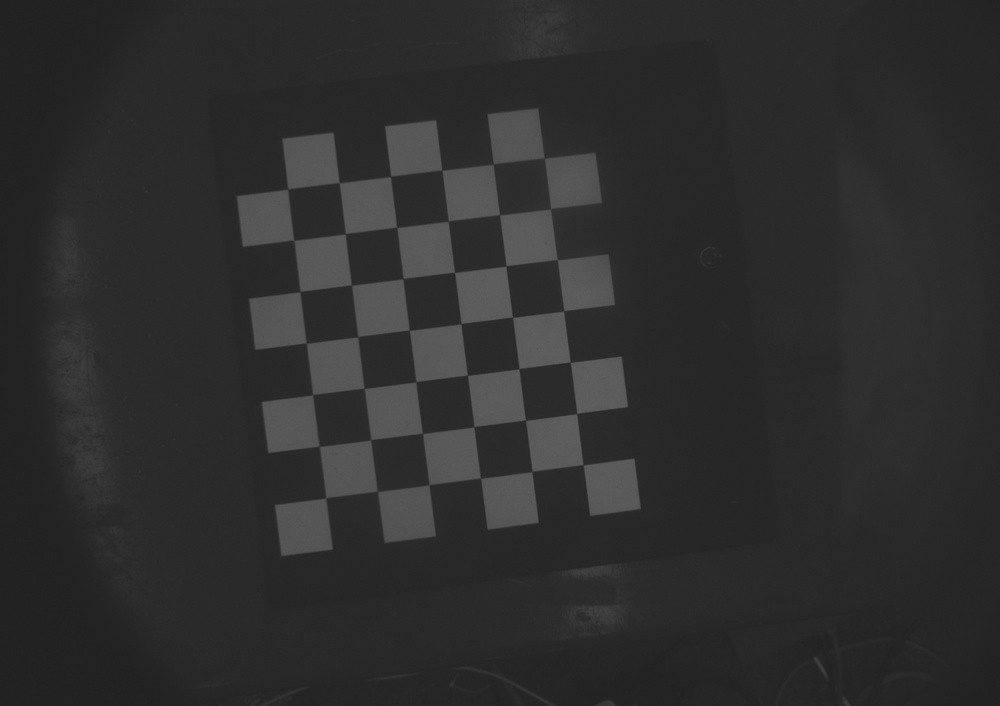
#> input picture Calib_data/Checkerboard_calib_cam/checkerboard_01.jpg, 1000 x 706 px, shrunk from 1700 x 1200 before the run; its folder holds 4 pictures in this run
$ python Calib_camera_Cuda.py
#> lines starting #> are read from the running program, lines starting #| are printed output that depends on the picture
import cv2 as cv
import numpy as np
import glob
import os
import para_of_checkerboard as pack
import pro_paths as pp
import time

#*********************************************************************************************************
# Hàm load_images: Tải danh sách đường dẫn hình ảnh từ một thư mục cụ thể
# args: đường dẫn tới thư mục chứa hình ảnh (image_dir), tiền tố (image_prefix), định dạng (image_formax)
# return: đường dẫn tới danh sách hình ảnh
#*********************************************************************************************************
def load_images(image_dir, image_prefix, image_format):
    image_paths = glob.glob(os.path.join(image_dir,f"{image_prefix}*.{image_format}"))
    return image_paths

#*********************************************************************************************************
# Hàm prepare_object_points: Tạo tọa độ các điểm 3D trong không gian thực cho bàn cờ
# args: Kích thước bàn cờ (width, height), kích thước từng ô cờ (square_size)
# return: Tạo độ các điểm trong không gian thực
#*********************************************************************************************************
def prepare_object_points(width, height, square_size):
    '''
    ////////////////////////////////////////////////
    1. Tạo một mảng hai chiều để chứa các đối tượng trong không gian 3 chiều
    2. Trong đó hai cột đầu là tọa độ các điểm 2D
    3. Kích thước thực được tính bằng hệ đơn vị thực
    ////////////////////////////////////////////////
    '''
    objp = np.zeros((height*width, 3), np.float32)
    objp[:, :2] = np.mgrid[0:width, 0:height].T.reshape(-1, 2)
    objp *= square_size
    return objp

#*********************************************************************************************************
# Hàm extract_corners: Tìm các góc của các ô checkerboard
# args: Kích thước bàn cờ (width, height), đường dẫn tới hình ảnh (image_paths), Tọa độ không gian 3D (objp)
# return: Tọa độ các góc trong không gian (objpoints), tọa độ các góc trong ảnh (imgpoints), ảnh xám (gray)
#*********************************************************************************************************
def extract_corners(width, height, image_paths, objp):
    '''
    ////////////////////////////////////////////////
    1. Khởi tạo điều kiện dừng
    2. Khởi tạo các danh sách lưu trữ điểm
    3. Lặp qua từng hình ảnh
    4. Đọc và xử lí ảnh
    5. Tìm góc của board
        Nếu tìm thấy góc
            Tọa độ các góc trong không gian thực
            Tọa độ các góc trong không gian ảnh
    6. Trả kết quả
    ////////////////////////////////////////////////
    '''
#> called with width = 4, height = 5, objp = array of shape (20, 3)
    criteria = (cv.TERM_CRITERIA_EPS + cv.TERM_CRITERIA_MAX_ITER, 30, 0.001)
    find_chessboard_flags = cv.CALIB_CB_ADAPTIVE_THRESH + cv.CALIB_CB_FILTER_QUADS + cv.CALIB_CB_NORMALIZE_IMAGE

    objpoints = []
    imgpoints = []

    for frame in image_paths:
        img = cv.imread(frame)
#> img is the input picture: shape (706, 1000, 3); min 33, max 96, mean 46.3
        gray = cv.cvtColor(img, cv.COLOR_BGR2GRAY)

        # Find the chess board corners
        ret, corners = cv.findChessboardCorners(gray, (width, height), None, find_chessboard_flags)
#> ret = True; corners = 20 rows, first 8: [345.2, 233.9], [396.7, 227.5], [448.1, 221.1], [499.5, 214.8], [351.4, 285.1], [403, 278.6], [454.5, 272.3], [506, 266]

        # If found, add object points, image points (after refining them)
        if ret:
            objpoints.append(objp)
            corners2 = cv.cornerSubPix(gray, corners, (11, 11), (-1, -1), criteria)
#> corners2 = 20 rows, first 8: [345.3, 233.7], [396.7, 227.4], [448.2, 221.1], [499.5, 214.8], [351.5, 285.1], [402.9, 278.6], [454.6, 272.3], [506, 265.9]
            imgpoints.append(corners2)
            # [6 lines of commented-out code are left out]
        else:
            print("CHECKERBOARD NOT DETECTED!\t---> IMAGE PAIR: ", frame)
    return objpoints, imgpoints, gray

#*********************************************************************************************************
# Hàm calibrate_camera: thực hiện calib camera tìm ma trận nội và ma trận hệ số nhiễu
# args: Tọa độ các góc trong không gian thực (objpoints), tọa độ các góc trong không gian ảnh (imgpoints), ảnh xám (gray)
# return: ma trận thông số nội, ma trận hệ số nhiễu
#*********************************************************************************************************
def calibrate_camera(objpoints, imgpoints, gray):
    calibrate_criteria = (cv.TermCriteria_COUNT + cv.TermCriteria_EPS, 500, 0.0001)
    calib_flags = (cv.CALIB_FIX_PRINCIPAL_POINT + cv.CALIB_FIX_ASPECT_RATIO + cv.CALIB_ZERO_TANGENT_DIST + cv.CALIB_RATIONAL_MODEL + cv.CALIB_FIX_K3 + cv.CALIB_FIX_K4 + cv.CALIB_FIX_K5)
    ret, inst, dist, rvecs, tvecs = cv.calibrateCamera(objpoints, imgpoints, gray.shape[::-1], None, cv.CALIB_USE_INTRINSIC_GUESS, criteria=calibrate_criteria)
    return inst, dist

#*********************************************************************************************************
# Hàm save_calibration_params: Lưu các ma trận vừa tìm được vào file chỉ định sẵn
# args: Đường dẫn lưu file (save_camera_params_path), ma trận thông số nội (instrinsic),
# ma trận thông số nhiễu (dist)
# return: None
#*********************************************************************************************************
def save_calibration_params(save_camera_params_path, instrinsic, dist):
    cv_file = cv.FileStorage(save_camera_params_path, cv.FILE_STORAGE_WRITE)
    cv_file.write("instrinsic", instrinsic)
    cv_file.write("distortion", dist)
    cv_file.release()
    print(f'save calib data success to {save_camera_params_path}')

def calibrate():
    '''
    ////////////////////////////////////////////////
    1. Tải danh sách các hình ảnh từ thư mục hình ảnh.
    2. Tạo hệ tọa độ không gian thực (hệ tọa độ bàn cờ) cho các góc bàn cờ.
    3. Tìm tọa độ góc bàn cờ trong hệ tọa độ ảnh.
    4. Tính toán ma trận thông số nội và ma trận hệ số nhiễu.
    5. Lưu kết qủa vào file đã chỉ định.
    ////////////////////////////////////////////////
    '''
    print('Start cablirate... ')
    checkerboard_size = pack.checkerboard_size
    square_size = pack.square_size
    img_prefix = 'checkerboard_'
    img_format = 'jpg'
    checker_path = pp.checker_path
    save_camera_params_path = pp.save_camera_params_path
    image_loads_paths = load_images(checker_path, img_prefix, img_format)
    object_point = prepare_object_points(*checkerboard_size, square_size)
    obj_points, image_poins, gray_image  = extract_corners(*(checkerboard_size), image_loads_paths, object_point)
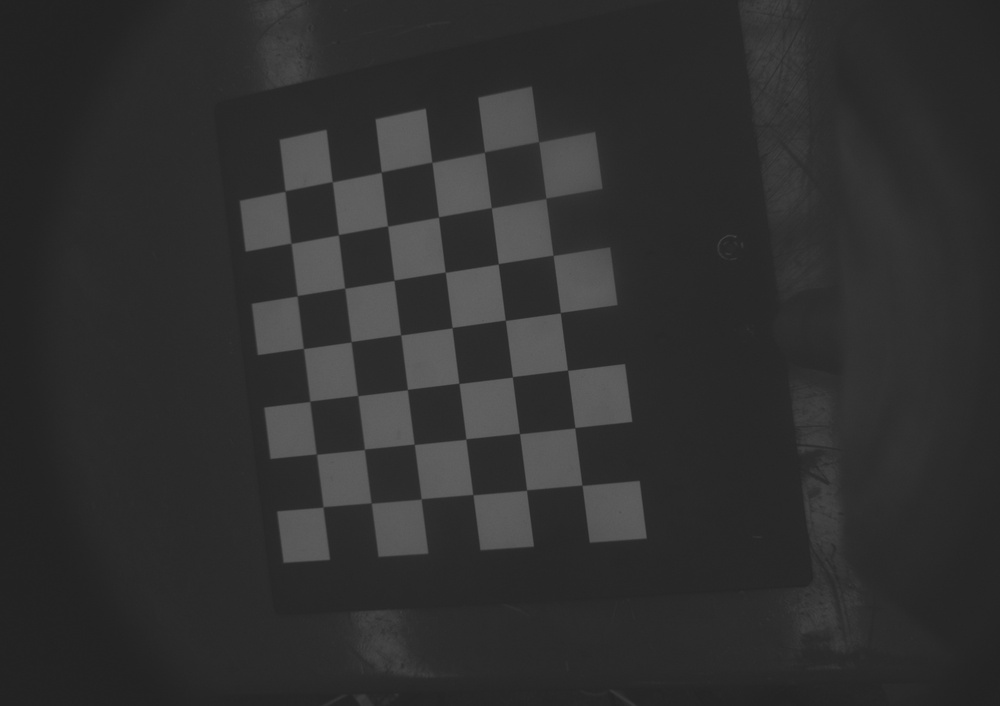
#> gray_image: shape (706, 1000); min 33, max 99, mean 47.8
    instrinsic, distortion = calibrate_camera (obj_points, image_poins, gray_image)
    save_calibration_params(save_camera_params_path, instrinsic, distortion)

if __name__ == '__main__':

    calibrate()
